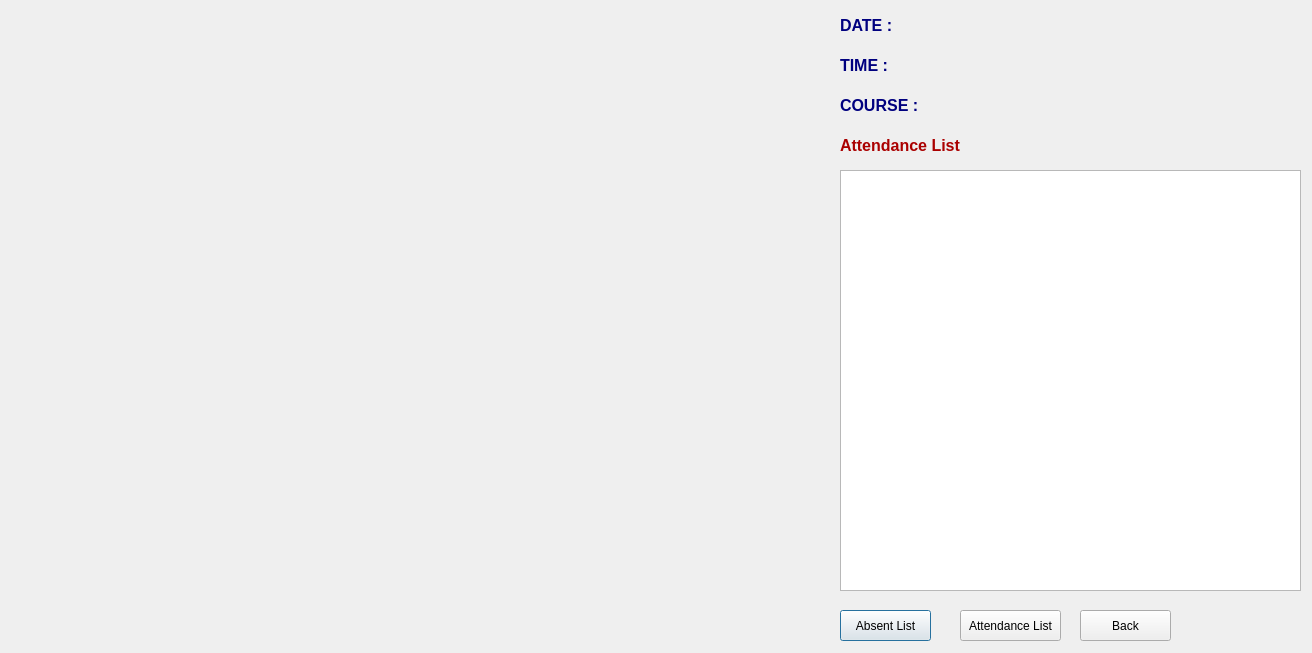
<?xml version="1.0" encoding="UTF-8"?>
<ui version="4.0">
 <class>Dialog</class>
 <widget class="QDialog" name="Dialog">
  <property name="geometry">
   <rect>
    <x>0</x>
    <y>0</y>
    <width>1312</width>
    <height>653</height>
   </rect>
  </property>
  <property name="windowTitle">
   <string>Automatic Attendance System</string>
  </property>
  <property name="windowIcon">
   <iconset>
    <normaloff>C:/Users/zziid/OneDrive/Pictures/Camera Roll/Bangladesh_Army_University_of_Science_and_Technology_(logo).jpg</normaloff>C:/Users/zziid/OneDrive/Pictures/Camera Roll/Bangladesh_Army_University_of_Science_and_Technology_(logo).jpg</iconset>
  </property>
  <widget class="QLabel" name="imgLabel5">
   <property name="geometry">
    <rect>
     <x>50</x>
     <y>40</y>
     <width>640</width>
     <height>480</height>
    </rect>
   </property>
   <property name="minimumSize">
    <size>
     <width>4</width>
     <height>0</height>
    </size>
   </property>
   <property name="maximumSize">
    <size>
     <width>640</width>
     <height>480</height>
    </size>
   </property>
   <property name="text">
    <string/>
   </property>
  </widget>
  <widget class="QLabel" name="label">
   <property name="geometry">
    <rect>
     <x>840</x>
     <y>130</y>
     <width>171</width>
     <height>31</height>
    </rect>
   </property>
   <property name="font">
    <font>
     <pointsize>12</pointsize>
     <weight>75</weight>
     <bold>true</bold>
    </font>
   </property>
   <property name="styleSheet">
    <string notr="true">color: rgb(170, 0, 0);</string>
   </property>
   <property name="text">
    <string>Attendance List</string>
   </property>
  </widget>
  <widget class="QListWidget" name="listWidget">
   <property name="geometry">
    <rect>
     <x>840</x>
     <y>170</y>
     <width>461</width>
     <height>421</height>
    </rect>
   </property>
   <property name="styleSheet">
    <string notr="true">color: rgb(0, 0, 255);</string>
   </property>
  </widget>
  <widget class="QLabel" name="label_2">
   <property name="geometry">
    <rect>
     <x>840</x>
     <y>10</y>
     <width>361</width>
     <height>31</height>
    </rect>
   </property>
   <property name="font">
    <font>
     <pointsize>12</pointsize>
     <weight>75</weight>
     <bold>true</bold>
    </font>
   </property>
   <property name="styleSheet">
    <string notr="true">
color: rgb(0, 0, 127);</string>
   </property>
   <property name="text">
    <string>DATE :</string>
   </property>
  </widget>
  <widget class="QLabel" name="label_3">
   <property name="geometry">
    <rect>
     <x>840</x>
     <y>90</y>
     <width>361</width>
     <height>31</height>
    </rect>
   </property>
   <property name="font">
    <font>
     <pointsize>12</pointsize>
     <weight>75</weight>
     <bold>true</bold>
    </font>
   </property>
   <property name="styleSheet">
    <string notr="true">color: rgb(0, 0, 127);</string>
   </property>
   <property name="text">
    <string>COURSE :</string>
   </property>
  </widget>
  <widget class="QLabel" name="label_4">
   <property name="geometry">
    <rect>
     <x>840</x>
     <y>50</y>
     <width>361</width>
     <height>31</height>
    </rect>
   </property>
   <property name="font">
    <font>
     <pointsize>12</pointsize>
     <weight>75</weight>
     <bold>true</bold>
    </font>
   </property>
   <property name="styleSheet">
    <string notr="true">color: rgb(0, 0, 127);</string>
   </property>
   <property name="text">
    <string>TIME :</string>
   </property>
  </widget>
  <widget class="QPushButton" name="pushButton">
   <property name="geometry">
    <rect>
     <x>840</x>
     <y>610</y>
     <width>91</width>
     <height>31</height>
    </rect>
   </property>
   <property name="text">
    <string>Absent List</string>
   </property>
  </widget>
  <widget class="QPushButton" name="pushButton_2">
   <property name="geometry">
    <rect>
     <x>1080</x>
     <y>610</y>
     <width>91</width>
     <height>31</height>
    </rect>
   </property>
   <property name="text">
    <string>Back</string>
   </property>
  </widget>
  <widget class="QPushButton" name="pushButton_3">
   <property name="geometry">
    <rect>
     <x>960</x>
     <y>610</y>
     <width>101</width>
     <height>31</height>
    </rect>
   </property>
   <property name="text">
    <string>Attendance List</string>
   </property>
  </widget>
 </widget>
 <resources/>
 <connections/>
</ui>
